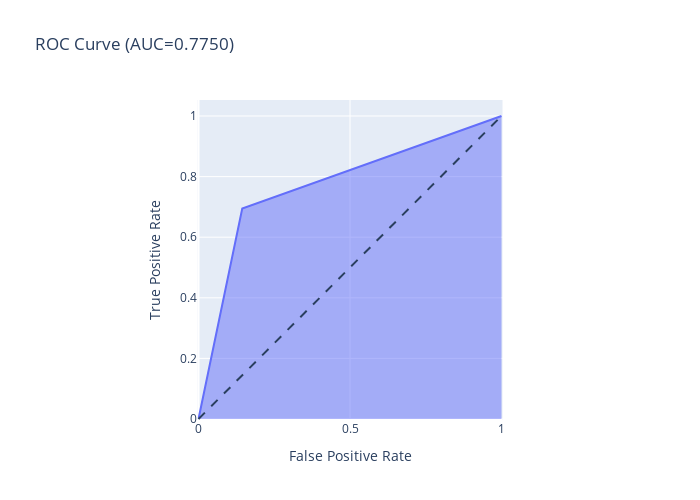

The notebook cell this image was saved under:
### Markdown cell above
Based on the predictions of the logistic regression model, the accuracy score comes in at approximately 79.66%., with a AUC score of 77.5%

### Code cell
fpr, tpr, thresholds = roc_curve(Y_test, log_y_pred)
fig = px.area(
    x=fpr, y=tpr,
    title=f'ROC Curve (AUC={auc(fpr, tpr):.4f})',
    labels=dict(x='False Positive Rate', y='True Positive Rate'),
    width=700, height=500
)
fig.add_shape(
    type='line', line=dict(dash='dash'),
    x0=0, x1=1, y0=0, y1=1
)

fig.update_yaxes(scaleanchor="x", scaleratio=1)
fig.update_xaxes(constrain='domain')
fig.show()

### Figure 1 — Plotly figure (JSON) as saved in the notebook; plotly's stock layout.template omitted (floating-point values rounded to 4 significant figures)
{"data": [{"hovertemplate": "False Positive Rate=%{x}<br>True Positive Rate=%{y}<extra></extra>", "legendgroup": "", "line": {"color": "#636efa"}, "marker": {"symbol": "circle"}, "mode": "lines", "name": "", "orientation": "v", "showlegend": false, "stackgroup": "1", "type": "scatter", "x": [0, 0.1444, 1], "xaxis": "x", "y": [0, 0.6944, 1], "yaxis": "y"}], "layout": {"height": 500, "legend": {"tracegroupgap": 0}, "shapes": [{"line": {"dash": "dash"}, "type": "line", "x0": 0, "x1": 1, "y0": 0, "y1": 1}], "title": {"text": "ROC Curve (AUC=0.7750)"}, "width": 700, "xaxis": {"anchor": "y", "constrain": "domain", "domain": [0, 1], "title": {"text": "False Positive Rate"}}, "yaxis": {"anchor": "x", "domain": [0, 1], "scaleanchor": "x", "scaleratio": 1, "title": {"text": "True Positive Rate"}}}}
